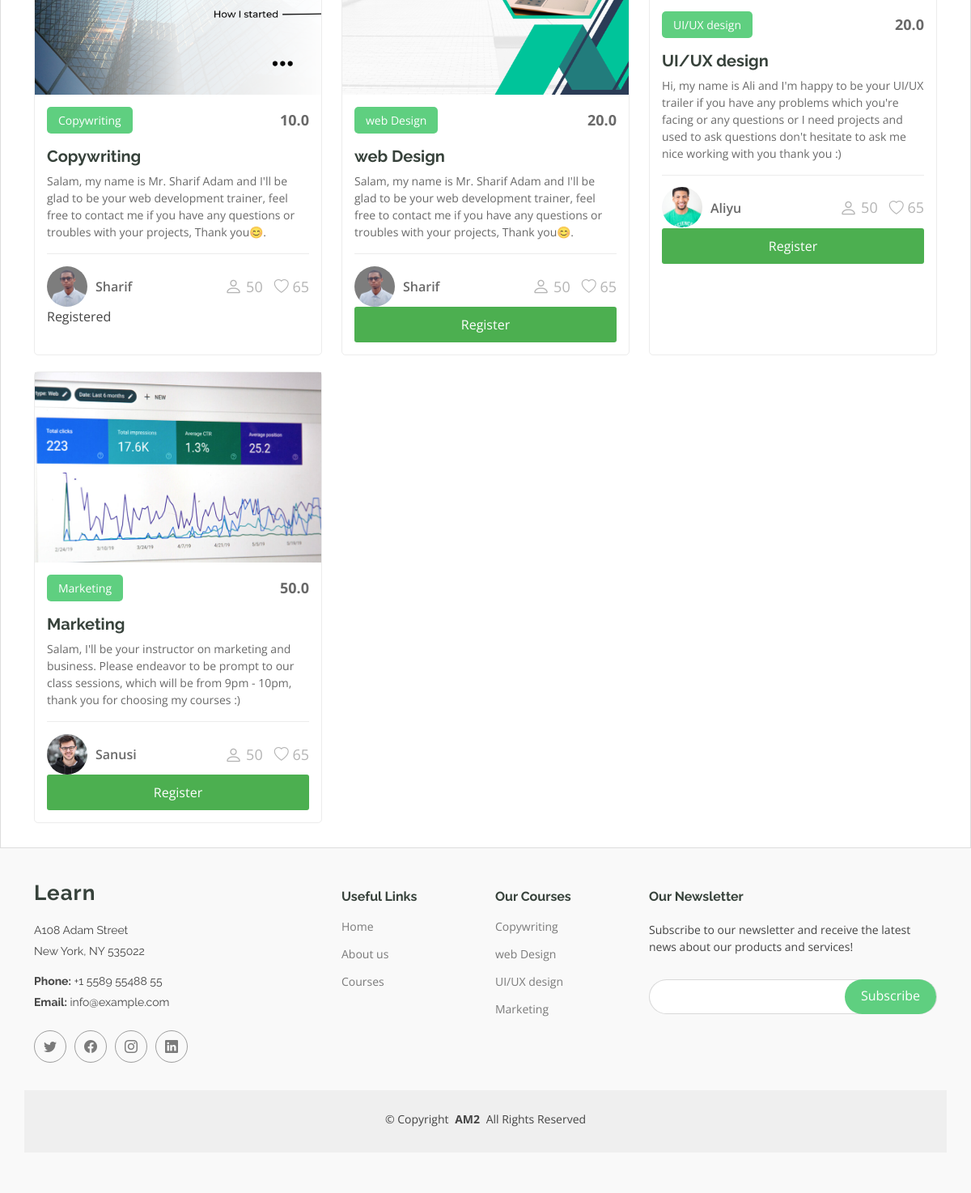
The app's page /courses (signed in, lower part), older data.
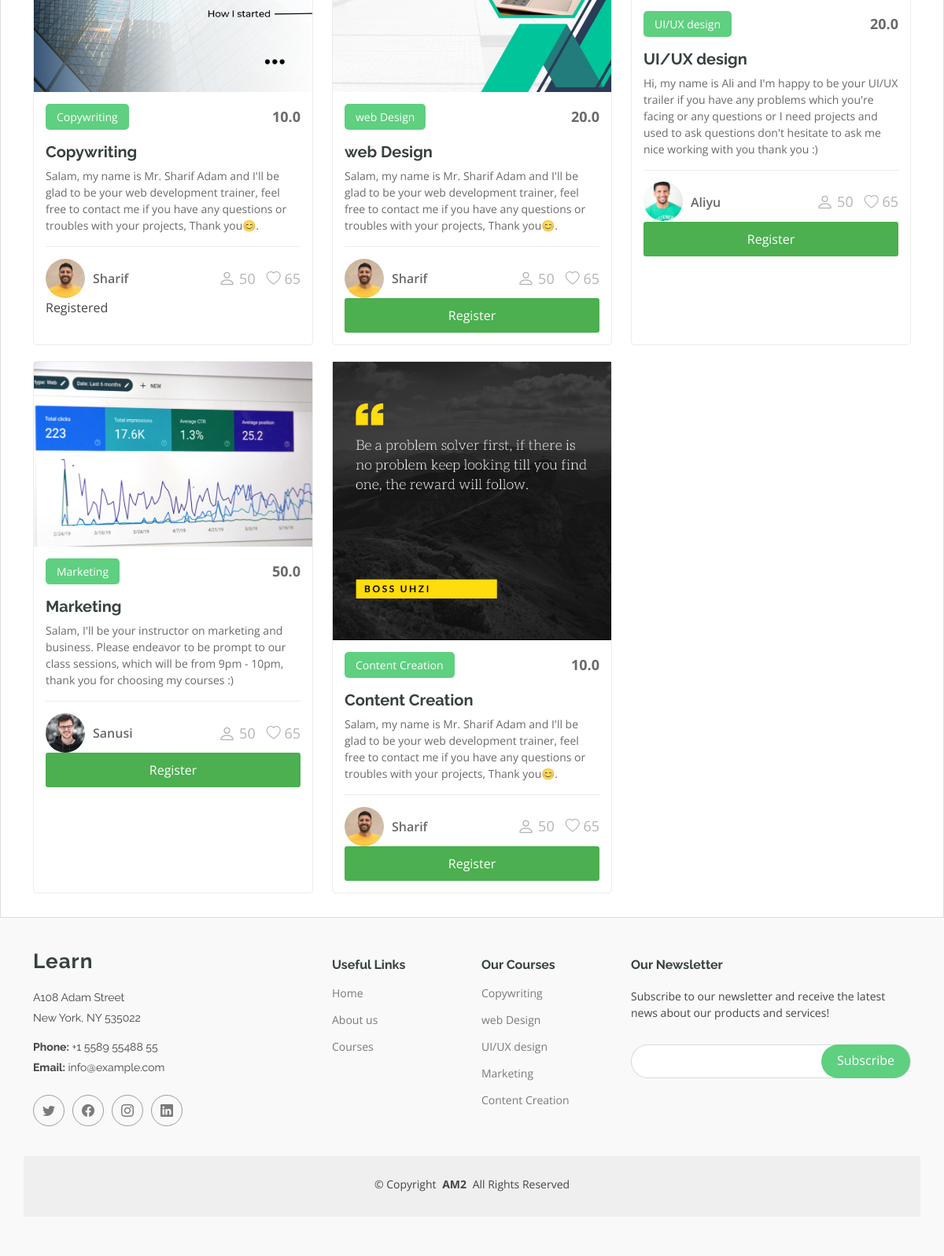
The same page, newer data.
### accounts/models.py (models this page shows, shortened)
class Course(models.Model):
    course_name = models.CharField(max_length=100)
    trainer = models.ForeignKey(Trainer, on_delete=models.CASCADE)
    cover_photo = models.ImageField(upload_to="static/img/")
    description = models.TextField()
    price = models.FloatField()
    def __str__(self):
        return self.course_name

class Trainer(models.Model):
    user = models.OneToOneField(User, on_delete=models.CASCADE)
    bio = models.TextField()
    passport_photo = models.ImageField(upload_to="static/img/")

### edu/views.py (the view)
# urls.py: path("courses", v.courses, name="Courses"),
def courses(req):
    courses = Course.objects.select_related("trainer")
    return render(req, "courses.html", {"courses": courses})

### edu/context.py (called while the page is built)
def course_links(req):
    courses = Course.objects.all()
    return {"Courses": courses}

def student_registered_courses(req):
    student = Student.objects.get(user=req.user)
    all_courses = student.courses.all()
    return {"RegisteredCourses": all_courses}

### edu/templates/courses.html (shortened to what this page needs)
{% extends "base.html" %}
{% load static %}
{% block content %}
<body class="courses-page">
  <main class="main">
    <section id="courses" class="courses section">
      <div class="container">
        <div class="row">
          {% for course in Courses %}
          <div class="col-lg-4 col-md-6 d-flex align-items-stretch" data-aos="zoom-in" data-aos-delay="100">
            <div class="course-item">
              <img src="{{course.cover_photo.url}}" class="img-fluid" alt="...">
              <div class="course-content">
                <div class="d-flex justify-content-between align-items-center mb-3">
                  <p class="category">{{course.course_name}}</p>
                  <p class="price">{{course.price}}</p>
                </div>
                <h3><a href="{% url 'Course_detail' course.id %}">{{course.course_name}}</a></h3>
                <p class="description">{{course.trainer.bio|truncatewords:50 }}</p>
                <div class="trainer d-flex justify-content-between align-items-center">
                  <div class="trainer-profile d-flex align-items-center">
                    <img src="{{course.trainer.passport_photo.url}}" class="img-fluid" alt="">
                    <a href="{% url 'about_trainer' course.trainer.user.id %}" class="trainer-link">{{course.trainer.user.first_name}}</a>
                  </div>
                  <div class="trainer-rank d-flex align-items-center">
                    <i class="bi bi-person user-icon"></i>&nbsp;50
                    &nbsp;&nbsp;
                    <i class="bi bi-heart heart-icon"></i>&nbsp;65
                  </div>
                </div>
                {% if not user.is_staff and course not in RegisteredCourses %}
                  <a href="{% url 'course_reg' course.id %}">
                    <button class="btn btn-info"> Register</button>
                  </a>
                  {% else %}
                  <p> Registered </p>
                {% endif %}
              </div>
            </div>
          </div>
          {% empty %}
          <h2>Oops! There seems to be no course created yet</h2>
          {% endfor %}
        </div>
      </div>
    </section>
  </main>
  {% endblock %}

### edu/templates/base.html (shortened to what this page needs)
<!DOCTYPE html>
<html lang="en">
{% load static %}
<head>
    <link href="{% static 'assets/vendor/bootstrap/css/bootstrap.min.css' %}" rel="stylesheet">
    <link href="{% static 'assets/vendor/bootstrap-icons/bootstrap-icons.css' %}" rel="stylesheet">
    <link href="{% static 'assets/vendor/aos/aos.css' %}" rel="stylesheet">
    <link href="{% static 'assets/vendor/glightbox/css/glightbox.min.css' %}" rel="stylesheet">
    <link href="{% static 'assets/vendor/swiper/swiper-bundle.min.css' %}" rel="stylesheet">
    <link href="{% static 'assets/css/main.css' %}" rel="stylesheet">
    <link href="../../static/assets/css/main.css" rel="stylesheet">
</head>
<body>
    {% block content %}
    {% endblock %}
    <footer id="footer" class="footer position-relative">
        <div class="container footer-top">
            <div class="row gy-4">
                <div class="col-lg-4 col-md-6 footer-about">
                    <a href="{% url 'Home' %}" class="logo d-flex align-items-center">
                        <span class="sitename">Learn</span>
                    </a>
                    <div class="footer-contact pt-3">
                        <p>A108 Adam Street</p>
                        <p>New York, NY 535022</p>
                        <p class="mt-3"><strong>Phone:</strong> <span>+1 5589 55488 55</span></p>
                        <p><strong>Email:</strong> <span>info@example.com</span></p>
                    </div>
                    <div class="social-links d-flex mt-4">
                        <a href=""><i class="bi bi-twitter"></i></a>
                        <a href=""><i class="bi bi-facebook"></i></a>
                        <a href=""><i class="bi bi-instagram"></i></a>
                        <a href=""><i class="bi bi-linkedin"></i></a>
                    </div>
                </div>
                <div class="col-lg-2 col-md-3 footer-links">
                    <h4>Useful Links</h4>
                    <ul>
                        <li><a href="{% url 'Home' %}">Home</a></li>
                        <li><a href="{% url 'About' %}">About us</a></li>
                        <li><a href="{% url 'Courses' %}">Courses</a></li>
                    </ul>
                </div>
                <div class="col-lg-2 col-md-3 footer-links">
                    <h4>Our Courses</h4>
                    <ul>
                        {% for course in Courses %}
                        <li><a href="{% url 'Course_detail' course.id %}">{{course}}</a></li>
                        {% endfor %}
                    </ul>
                </div>
                <div class="col-lg-4 col-md-12 footer-newsletter">
                    <h4>Our Newsletter</h4>
                    <p>Subscribe to our newsletter and receive the latest news about our products and services!</p>
                    <form action="{% url 'Home' %}" method="post" class="">
                        <div class="newsletter-form">
                            <input type="email" name="Email">
                            <input type="submit" value="Subscribe">
                        </div>
                    </form>
                </div>
            </div>
        </div>
        <div class="container copyright text-center mt-4">
            <p>© <span>Copyright</span> <strong class="px-1 sitename">AM2</strong> <span>All Rights Reserved</span>
            </p>
        </div>
    </footer>
</body>
</html>

Row changes from the older to the newer data that the page shows:
changed through a linked row, Course "Copywriting": trainer.passport_photo: a different picture
changed through a linked row, Course "web Design": trainer.passport_photo: a different picture
added Course: cover_photo (picture), course_name "Content Creation", price "10.0", trainer.bio "Salam, my name is Mr. Sharif Adam and I'll be glad to be your web development trainer, feel free to contact me if you have any questions or troubles with your projects, Thank you😊.", trainer.passport_photo (picture), trainer.user.first_name "Sharif", shows "Register"
